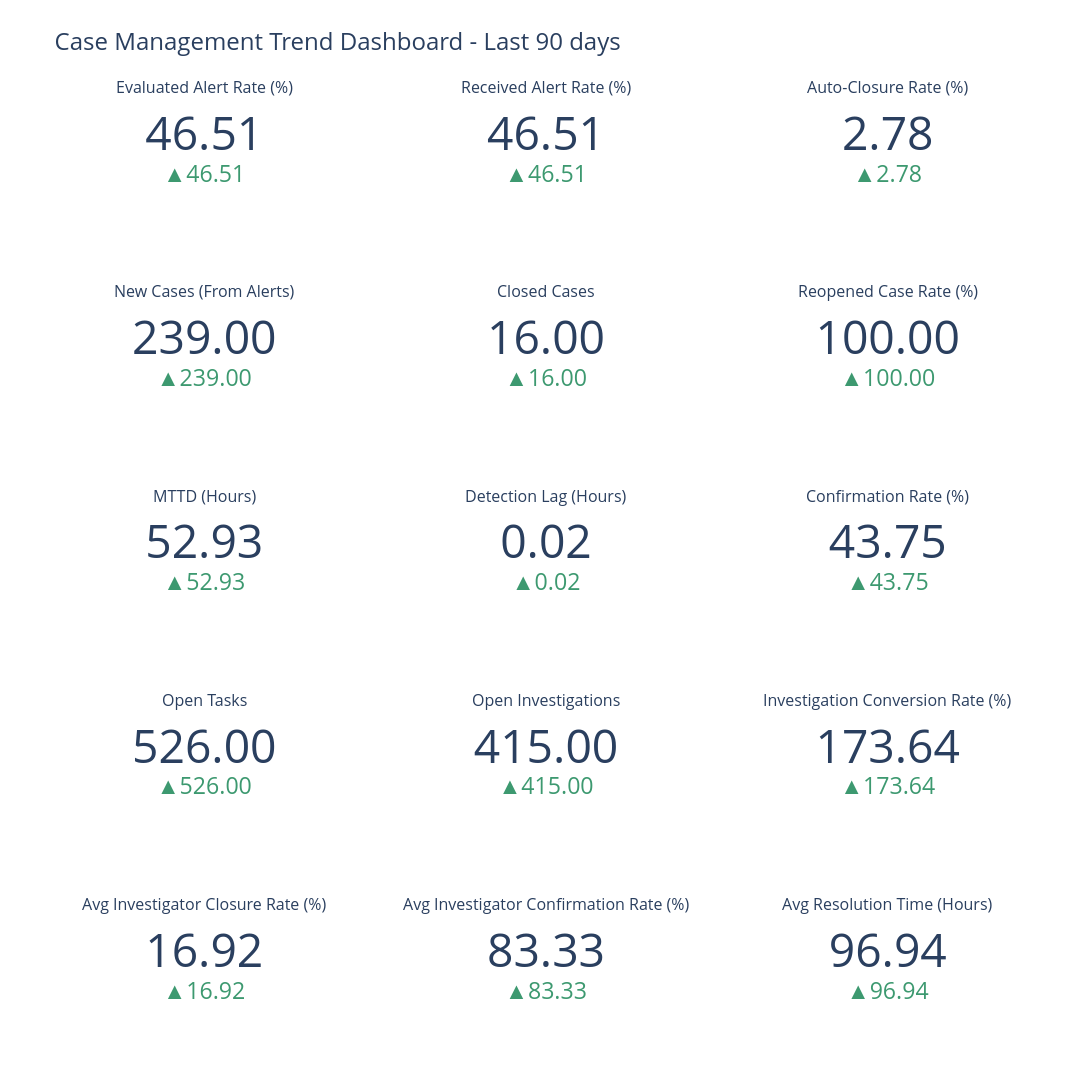

Write notebook code for a chart like this one.
### Markdown cell above
## 8. Trend Visualizations

### Code cell
def create_kpi_card(value, previous_value, title, format_type="number", inverted=False):
    """Create KPI card with trend indicator using Plotly Indicator"""
    
    trend_symbol, trend_color = get_trend_indicator(value, previous_value, threshold=5)
    
    # Invert color logic for metrics where lower is better
    if inverted and trend_symbol == "↑":
        trend_color = "red"
    elif inverted and trend_symbol == "↓":
        trend_color = "green"
        
    return go.Indicator(
        mode="number+delta",
        value=value,
        number={"valueformat": ".2f"},
        delta={
            "reference": previous_value,
            "valueformat": ".2f",
            "relative": False,
            "font": {"color": trend_color}
        },
        domain={"x": [0, 1], "y": [0, 1]}
    )

# Create comprehensive KPI dashboard with trend indicators
print("\n" + "="*80)
print("GENERATING KPI TREND VISUALIZATIONS")
print("="*80)

fig = make_subplots(
    rows=5, cols=3,
    subplot_titles=(
        "Evaluated Alert Rate (%)", "Received Alert Rate (%)", "Auto-Closure Rate (%)",
        "New Cases (From Alerts)", "Closed Cases", "Reopened Case Rate (%)",
        "MTTD (Hours)", "Detection Lag (Hours)", "Confirmation Rate (%)",
        "Open Tasks", "Open Investigations", "Investigation Conversion Rate (%)",
        "Avg Investigator Closure Rate (%)", "Avg Investigator Confirmation Rate (%)", "Avg Resolution Time (Hours)"
    ),
    specs=[[{"type": "indicator"}, {"type": "indicator"}, {"type": "indicator"}],
           [{"type": "indicator"}, {"type": "indicator"}, {"type": "indicator"}],
           [{"type": "indicator"}, {"type": "indicator"}, {"type": "indicator"}],
           [{"type": "indicator"}, {"type": "indicator"}, {"type": "indicator"}],
           [{"type": "indicator"}, {"type": "indicator"}, {"type": "indicator"}]],
    vertical_spacing=0.12,
    horizontal_spacing=0.1
)

# Row 1: Alert Metrics
fig.add_trace(
    create_kpi_card(
        alert_metrics['evaluated_alert_rate_current'],
        alert_metrics['evaluated_alert_rate_prev'],
        "Evaluated Alert Rate"
    ),
    row=1, col=1
)

fig.add_trace(
    create_kpi_card(
        alert_metrics['received_alert_rate_current'],
        alert_metrics['received_alert_rate_prev'],
        "Received Alert Rate"
    ),
    row=1, col=2
)

fig.add_trace(
    create_kpi_card(
        alert_metrics['auto_closure_rate_current'],
        alert_metrics['auto_closure_rate_prev'],
        "Auto-Closure Rate"
    ),
    row=1, col=3
)

# Row 2: Case Inventory
fig.add_trace(
    create_kpi_card(
        case_inventory['cases_from_alerts_current'],
        case_inventory['cases_from_alerts_prev'],
        "New Cases (From Alerts)",
        format_type="number"
    ),
    row=2, col=1
)

fig.add_trace(
    create_kpi_card(
        case_inventory['closed_cases_current'],
        case_inventory['closed_cases_prev'],
        "Closed Cases",
        format_type="number"
    ),
    row=2, col=2
)

fig.add_trace(
    create_kpi_card(
        case_inventory['reopened_rate_current'],
        case_inventory['reopened_rate_prev'],
        "Reopened Case Rate",
        format_type="percentage",
        inverted=True
    ),
    row=2, col=3
)

# Row 3: Resolution Time
fig.add_trace(
    create_kpi_card(
        resolution_metrics['mttd_hours_current'],
        resolution_metrics['mttd_hours_prev'],
        "MTTD",
        format_type="hours",
        inverted=True
    ),
    row=3, col=1
)

fig.add_trace(
    create_kpi_card(
        resolution_metrics['detection_lag_hours_current'],
        resolution_metrics['detection_lag_hours_prev'],
        "Detection Lag",
        format_type="hours",
        inverted=True
    ),
    row=3, col=2
)

fig.add_trace(
    create_kpi_card(
        investigation_metrics['confirmation_rate_current'],
        investigation_metrics['confirmation_rate_prev'],
        "Confirmation Rate",
        format_type="percentage"
    ),
    row=3, col=3
)

# Row 4: Investigation Metrics
fig.add_trace(
    create_kpi_card(
        investigation_metrics['open_tasks_current'],
        investigation_metrics['open_tasks_prev'],
        "Open Tasks",
        format_type="number"
    ),
    row=4, col=1
)

fig.add_trace(
    create_kpi_card(
        investigation_metrics['open_investigations_current'],
        0,
        "Open Investigations",
        format_type="number"
    ),
    row=4, col=2
)

fig.add_trace(
    create_kpi_card(
        investigation_metrics['investigation_conversion_rate_current'],
        0,
        "Investigation Conversion Rate",
        format_type="percentage"
    ),
    row=4, col=3
)

# Row 5: Investigator Productivity
avg_closure_rate = productivity_metrics['investigator_workload'].agg(
    F.avg("closure_rate")
).collect()[0][0] or 0

avg_confirmation_rate = productivity_metrics['investigator_workload'].agg(
    F.avg("confirmation_rate")
).collect()[0][0] or 0

avg_resolution_time = productivity_metrics['investigator_workload'].agg(
    F.avg("avg_resolution_hours")
).collect()[0][0] or 0

fig.add_trace(
    create_kpi_card(
        avg_closure_rate,
        0,
        "Avg Closure Rate",
        format_type="percentage"
    ),
    row=5, col=1
)

fig.add_trace(
    create_kpi_card(
        avg_confirmation_rate,
        0,
        "Avg Confirmation Rate",
        format_type="percentage"
    ),
    row=5, col=2
)

fig.add_trace(
    create_kpi_card(
        avg_resolution_time,
        0,
        "Avg Resolution Time",
        format_type="hours",
        inverted=True
    ),
    row=5, col=3
)

fig.update_layout(
    title_text=f"Case Management Trend Dashboard - {selected_period}",
    title_font_size=24,
    height=1400,
    width=1600,
    showlegend=False
)

fig.show()

print("\n✓ KPI trend dashboard generated")
print("="*80)

### Figure 1 — Plotly figure (JSON) as saved in the notebook; plotly's stock layout.template omitted (floating-point values rounded to 4 significant figures)
{"data": [{"delta": {"font": {"color": "gray"}, "reference": 0, "relative": false, "valueformat": ".2f"}, "domain": {"x": [0, 0.2667], "y": [0.896, 1]}, "mode": "number+delta", "number": {"valueformat": ".2f"}, "type": "indicator", "value": 46.51}, {"delta": {"font": {"color": "gray"}, "reference": 0, "relative": false, "valueformat": ".2f"}, "domain": {"x": [0.3667, 0.6333], "y": [0.896, 1]}, "mode": "number+delta", "number": {"valueformat": ".2f"}, "type": "indicator", "value": 46.51}, {"delta": {"font": {"color": "gray"}, "reference": 0, "relative": false, "valueformat": ".2f"}, "domain": {"x": [0.7333, 1], "y": [0.896, 1]}, "mode": "number+delta", "number": {"valueformat": ".2f"}, "type": "indicator", "value": 2.778}, {"delta": {"font": {"color": "gray"}, "reference": 0, "relative": false, "valueformat": ".2f"}, "domain": {"x": [0, 0.2667], "y": [0.672, 0.776]}, "mode": "number+delta", "number": {"valueformat": ".2f"}, "type": "indicator", "value": 239}, {"delta": {"font": {"color": "gray"}, "reference": 0, "relative": false, "valueformat": ".2f"}, "domain": {"x": [0.3667, 0.6333], "y": [0.672, 0.776]}, "mode": "number+delta", "number": {"valueformat": ".2f"}, "type": "indicator", "value": 16}, {"delta": {"font": {"color": "gray"}, "reference": 0, "relative": false, "valueformat": ".2f"}, "domain": {"x": [0.7333, 1], "y": [0.672, 0.776]}, "mode": "number+delta", "number": {"valueformat": ".2f"}, "type": "indicator", "value": 100}, {"delta": {"font": {"color": "gray"}, "reference": 0, "relative": false, "valueformat": ".2f"}, "domain": {"x": [0, 0.2667], "y": [0.448, 0.552]}, "mode": "number+delta", "number": {"valueformat": ".2f"}, "type": "indicator", "value": 52.93}, {"delta": {"font": {"color": "gray"}, "reference": 0, "relative": false, "valueformat": ".2f"}, "domain": {"x": [0.3667, 0.6333], "y": [0.448, 0.552]}, "mode": "number+delta", "number": {"valueformat": ".2f"}, "type": "indicator", "value": 0.01579}, {"delta": {"font": {"color": "gray"}, "reference": 0, "relative": false, "valueformat": ".2f"}, "domain": {"x": [0.7333, 1], "y": [0.448, 0.552]}, "mode": "number+delta", "number": {"valueformat": ".2f"}, "type": "indicator", "value": 43.75}, {"delta": {"font": {"color": "gray"}, "reference": 0, "relative": false, "valueformat": ".2f"}, "domain": {"x": [0, 0.2667], "y": [0.224, 0.328]}, "mode": "number+delta", "number": {"valueformat": ".2f"}, "type": "indicator", "value": 526}, {"delta": {"font": {"color": "gray"}, "reference": 0, "relative": false, "valueformat": ".2f"}, "domain": {"x": [0.3667, 0.6333], "y": [0.224, 0.328]}, "mode": "number+delta", "number": {"valueformat": ".2f"}, "type": "indicator", "value": 415}, {"delta": {"font": {"color": "gray"}, "reference": 0, "relative": false, "valueformat": ".2f"}, "domain": {"x": [0.7333, 1], "y": [0.224, 0.328]}, "mode": "number+delta", "number": {"valueformat": ".2f"}, "type": "indicator", "value": 173.6}, {"delta": {"font": {"color": "gray"}, "reference": 0, "relative": false, "valueformat": ".2f"}, "domain": {"x": [0, 0.2667], "y": [0, 0.104]}, "mode": "number+delta", "number": {"valueformat": ".2f"}, "type": "indicator", "value": 16.92}, {"delta": {"font": {"color": "gray"}, "reference": 0, "relative": false, "valueformat": ".2f"}, "domain": {"x": [0.3667, 0.6333], "y": [0, 0.104]}, "mode": "number+delta", "number": {"valueformat": ".2f"}, "type": "indicator", "value": 83.33}, {"delta": {"font": {"color": "gray"}, "reference": 0, "relative": false, "valueformat": ".2f"}, "domain": {"x": [0.7333, 1], "y": [0, 0.104]}, "mode": "number+delta", "number": {"valueformat": ".2f"}, "type": "indicator", "value": 96.94}], "layout": {"annotations": [{"font": {"size": 16}, "showarrow": false, "text": "Evaluated Alert Rate (%)", "x": 0.1333, "xanchor": "center", "xref": "paper", "y": 1, "yanchor": "bottom", "yref": "paper"}, {"font": {"size": 16}, "showarrow": false, "text": "Received Alert Rate (%)", "x": 0.5, "xanchor": "center", "xref": "paper", "y": 1, "yanchor": "bottom", "yref": "paper"}, {"font": {"size": 16}, "showarrow": false, "text": "Auto-Closure Rate (%)", "x": 0.8667, "xanchor": "center", "xref": "paper", "y": 1, "yanchor": "bottom", "yref": "paper"}, {"font": {"size": 16}, "showarrow": false, "text": "New Cases (From Alerts)", "x": 0.1333, "xanchor": "center", "xref": "paper", "y": 0.776, "yanchor": "bottom", "yref": "paper"}, {"font": {"size": 16}, "showarrow": false, "text": "Closed Cases", "x": 0.5, "xanchor": "center", "xref": "paper", "y": 0.776, "yanchor": "bottom", "yref": "paper"}, {"font": {"size": 16}, "showarrow": false, "text": "Reopened Case Rate (%)", "x": 0.8667, "xanchor": "center", "xref": "paper", "y": 0.776, "yanchor": "bottom", "yref": "paper"}, {"font": {"size": 16}, "showarrow": false, "text": "MTTD (Hours)", "x": 0.1333, "xanchor": "center", "xref": "paper", "y": 0.552, "yanchor": "bottom", "yref": "paper"}, {"font": {"size": 16}, "showarrow": false, "text": "Detection Lag (Hours)", "x": 0.5, "xanchor": "center", "xref": "paper", "y": 0.552, "yanchor": "bottom", "yref": "paper"}, {"font": {"size": 16}, "showarrow": false, "text": "Confirmation Rate (%)", "x": 0.8667, "xanchor": "center", "xref": "paper", "y": 0.552, "yanchor": "bottom", "yref": "paper"}, {"font": {"size": 16}, "showarrow": false, "text": "Open Tasks", "x": 0.1333, "xanchor": "center", "xref": "paper", "y": 0.328, "yanchor": "bottom", "yref": "paper"}, {"font": {"size": 16}, "showarrow": false, "text": "Open Investigations", "x": 0.5, "xanchor": "center", "xref": "paper", "y": 0.328, "yanchor": "bottom", "yref": "paper"}, {"font": {"size": 16}, "showarrow": false, "text": "Investigation Conversion Rate (%)", "x": 0.8667, "xanchor": "center", "xref": "paper", "y": 0.328, "yanchor": "bottom", "yref": "paper"}, {"font": {"size": 16}, "showarrow": false, "text": "Avg Investigator Closure Rate (%)", "x": 0.1333, "xanchor": "center", "xref": "paper", "y": 0.104, "yanchor": "bottom", "yref": "paper"}, {"font": {"size": 16}, "showarrow": false, "text": "Avg Investigator Confirmation Rate (%)", "x": 0.5, "xanchor": "center", "xref": "paper", "y": 0.104, "yanchor": "bottom", "yref": "paper"}, {"font": {"size": 16}, "showarrow": false, "text": "Avg Resolution Time (Hours)", "x": 0.8667, "xanchor": "center", "xref": "paper", "y": 0.104, "yanchor": "bottom", "yref": "paper"}], "height": 1400, "showlegend": false, "title": {"font": {"size": 24}, "text": "Case Management Trend Dashboard - Last 90 days"}, "width": 1600}}
